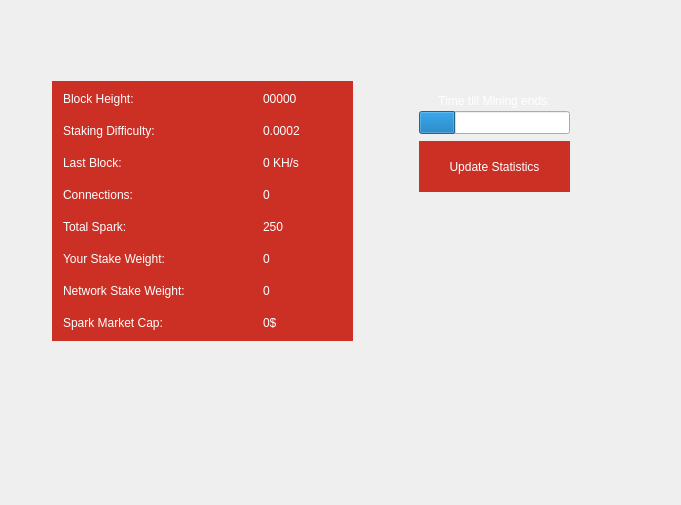
<?xml version="1.0" encoding="UTF-8"?>
<ui version="4.0">
 <class>StatisticsPage</class>
 <widget class="QWidget" name="StatisticsPage">
  <property name="windowModality">
   <enum>Qt::NonModal</enum>
  </property>
  <property name="geometry">
   <rect>
    <x>0</x>
    <y>0</y>
    <width>681</width>
    <height>505</height>
   </rect>
  </property>
  <property name="windowTitle">
   <string>Digging</string>
  </property>
  <property name="styleSheet">
   <string notr="true">color:#505050;
font-family:'Proxima Nova Rg';</string>
  </property>
  <layout class="QGridLayout" name="gridLayout">
   <property name="sizeConstraint">
    <enum>QLayout::SetMaximumSize</enum>
   </property>
   <property name="leftMargin">
    <number>52</number>
   </property>
   <property name="rightMargin">
    <number>22</number>
   </property>
   <item row="5" column="0">
    <widget class="QFrame" name="gridFrame_2">
     <property name="styleSheet">
      <string notr="true">background-color:#cc2f24;</string>
     </property>
     <layout class="QGridLayout" name="gridLayout_4">
      <item row="0" column="0" rowspan="4">
       <layout class="QFormLayout" name="formLayout_2">
        <property name="fieldGrowthPolicy">
         <enum>QFormLayout::FieldsStayAtSizeHint</enum>
        </property>
        <property name="horizontalSpacing">
         <number>78</number>
        </property>
        <property name="verticalSpacing">
         <number>18</number>
        </property>
        <property name="rightMargin">
         <number>0</number>
        </property>
        <item row="1" column="0">
         <widget class="QLabel" name="label_14">
          <property name="styleSheet">
           <string notr="true">color:white;font-family: Segoe UI;</string>
          </property>
          <property name="text">
           <string>&lt;html&gt;&lt;head/&gt;&lt;body&gt;&lt;p&gt;Block Height:&lt;/p&gt;&lt;/body&gt;&lt;/html&gt;</string>
          </property>
         </widget>
        </item>
        <item row="1" column="1">
         <widget class="QLabel" name="heightBox">
          <property name="styleSheet">
           <string notr="true">color:white;font-family: Segoe UI;</string>
          </property>
          <property name="text">
           <string>00000</string>
          </property>
         </widget>
        </item>
        <item row="2" column="0">
         <widget class="QLabel" name="label_9">
          <property name="styleSheet">
           <string notr="true">color:white;font-family: Segoe UI;</string>
          </property>
          <property name="text">
           <string>&lt;html&gt;&lt;head/&gt;&lt;body&gt;&lt;p&gt;Staking Difficulty:&lt;/p&gt;&lt;/body&gt;&lt;/html&gt;</string>
          </property>
         </widget>
        </item>
        <item row="2" column="1">
         <widget class="QLabel" name="diffBox2">
          <property name="styleSheet">
           <string notr="true">color:white;font-family: Segoe UI;</string>
          </property>
          <property name="text">
           <string>0.0002</string>
          </property>
         </widget>
        </item>
        <item row="3" column="0">
         <widget class="QLabel" name="label3_2">
          <property name="sizePolicy">
           <sizepolicy hsizetype="Preferred" vsizetype="Maximum">
            <horstretch>0</horstretch>
            <verstretch>0</verstretch>
           </sizepolicy>
          </property>
          <property name="styleSheet">
           <string notr="true">color:white;font-family: Segoe UI;</string>
          </property>
          <property name="text">
           <string>&lt;html&gt;&lt;head/&gt;&lt;body&gt;&lt;p&gt;Last Block:&lt;/p&gt;&lt;/body&gt;&lt;/html&gt;</string>
          </property>
         </widget>
        </item>
        <item row="3" column="1">
         <widget class="QLabel" name="localBox">
          <property name="styleSheet">
           <string notr="true">color:white;font-family: Segoe UI;</string>
          </property>
          <property name="text">
           <string>0 KH/s</string>
          </property>
         </widget>
        </item>
        <item row="4" column="0">
         <widget class="QLabel" name="label1_2">
          <property name="styleSheet">
           <string notr="true">color:white;font-family: Segoe UI;</string>
          </property>
          <property name="text">
           <string>&lt;html&gt;&lt;head/&gt;&lt;body&gt;&lt;p&gt;Connections:&lt;/p&gt;&lt;/body&gt;&lt;/html&gt;</string>
          </property>
         </widget>
        </item>
        <item row="4" column="1">
         <widget class="QLabel" name="connectionBox">
          <property name="toolTip">
           <string/>
          </property>
          <property name="styleSheet">
           <string notr="true">color:white;font-family: Segoe UI;</string>
          </property>
          <property name="text">
           <string>0</string>
          </property>
         </widget>
        </item>
        <item row="5" column="0">
         <widget class="QLabel" name="label_8">
          <property name="styleSheet">
           <string notr="true">color:white;font-family: Segoe UI;</string>
          </property>
          <property name="text">
           <string>&lt;html&gt;&lt;head/&gt;&lt;body&gt;&lt;p&gt;Total Spark:&lt;/p&gt;&lt;/body&gt;&lt;/html&gt;</string>
          </property>
         </widget>
        </item>
        <item row="5" column="1">
         <widget class="QLabel" name="volumeBox">
          <property name="toolTip">
           <string/>
          </property>
          <property name="styleSheet">
           <string notr="true">color:white;font-family: Segoe UI;</string>
          </property>
          <property name="text">
           <string>250</string>
          </property>
         </widget>
        </item>
        <item row="6" column="0">
         <widget class="QLabel" name="label_10">
          <property name="styleSheet">
           <string notr="true">color:white;font-family: Segoe UI;</string>
          </property>
          <property name="text">
           <string>&lt;html&gt;&lt;head/&gt;&lt;body&gt;&lt;p&gt;Your Stake Weight:&lt;/p&gt;&lt;/body&gt;&lt;/html&gt;</string>
          </property>
         </widget>
        </item>
        <item row="6" column="1">
         <widget class="QLabel" name="minBox">
          <property name="toolTip">
           <string/>
          </property>
          <property name="styleSheet">
           <string notr="true">color:white;font-family: Segoe UI;</string>
          </property>
          <property name="text">
           <string>0</string>
          </property>
         </widget>
        </item>
        <item row="7" column="0">
         <widget class="QLabel" name="label_11">
          <property name="styleSheet">
           <string notr="true">color:white;font-family: Segoe UI;</string>
          </property>
          <property name="text">
           <string>&lt;html&gt;&lt;head/&gt;&lt;body&gt;&lt;p&gt;Network Stake Weight:&lt;/p&gt;&lt;/body&gt;&lt;/html&gt;</string>
          </property>
         </widget>
        </item>
        <item row="7" column="1">
         <widget class="QLabel" name="maxBox">
          <property name="toolTip">
           <string/>
          </property>
          <property name="styleSheet">
           <string notr="true">color:white;font-family: Segoe UI;</string>
          </property>
          <property name="text">
           <string>0</string>
          </property>
         </widget>
        </item>
        <item row="8" column="0">
         <widget class="QLabel" name="label_17">
          <property name="styleSheet">
           <string notr="true">color:white;font-family: Segoe UI;</string>
          </property>
          <property name="text">
           <string>&lt;html&gt;&lt;head/&gt;&lt;body&gt;&lt;p&gt;Spark Market Cap:&lt;/p&gt;&lt;/body&gt;&lt;/html&gt;</string>
          </property>
         </widget>
        </item>
        <item row="8" column="1">
         <widget class="QLabel" name="marketcap">
          <property name="toolTip">
           <string/>
          </property>
          <property name="styleSheet">
           <string notr="true">color:white;font-family: Segoe UI;</string>
          </property>
          <property name="text">
           <string>0$</string>
          </property>
         </widget>
        </item>
       </layout>
      </item>
     </layout>
    </widget>
   </item>
   <item row="1" column="0" colspan="2">
    <layout class="QVBoxLayout" name="verticalLayout">
     <item>
      <widget class="QLabel" name="label_2">
       <property name="text">
        <string>&lt;html&gt;&lt;head/&gt;&lt;body&gt;&lt;p align=&quot;center&quot;&gt;&lt;img src=&quot;:/icons/res/icons/statisticst.png&quot;/&gt;&lt;/p&gt;&lt;/body&gt;&lt;/html&gt;</string>
       </property>
      </widget>
     </item>
    </layout>
   </item>
   <item row="0" column="0" colspan="2">
    <spacer name="verticalSpacer_3">
     <property name="orientation">
      <enum>Qt::Vertical</enum>
     </property>
     <property name="sizeType">
      <enum>QSizePolicy::Fixed</enum>
     </property>
     <property name="sizeHint" stdset="0">
      <size>
       <width>20</width>
       <height>10</height>
      </size>
     </property>
    </spacer>
   </item>
   <item row="2" column="0" colspan="2">
    <spacer name="verticalSpacer_2">
     <property name="orientation">
      <enum>Qt::Vertical</enum>
     </property>
     <property name="sizeType">
      <enum>QSizePolicy::Fixed</enum>
     </property>
     <property name="sizeHint" stdset="0">
      <size>
       <width>20</width>
       <height>40</height>
      </size>
     </property>
    </spacer>
   </item>
   <item row="6" column="0">
    <spacer name="verticalSpacer">
     <property name="orientation">
      <enum>Qt::Vertical</enum>
     </property>
     <property name="sizeHint" stdset="0">
      <size>
       <width>20</width>
       <height>10</height>
      </size>
     </property>
    </spacer>
   </item>
   <item row="5" column="1" rowspan="2">
    <widget class="QFrame" name="frame">
     <property name="minimumSize">
      <size>
       <width>260</width>
       <height>0</height>
      </size>
     </property>
     <widget class="QPushButton" name="startButton">
      <property name="geometry">
       <rect>
        <x>60</x>
        <y>60</y>
        <width>151</width>
        <height>51</height>
       </rect>
      </property>
      <property name="sizePolicy">
       <sizepolicy hsizetype="Fixed" vsizetype="Fixed">
        <horstretch>0</horstretch>
        <verstretch>0</verstretch>
       </sizepolicy>
      </property>
      <property name="minimumSize">
       <size>
        <width>120</width>
        <height>40</height>
       </size>
      </property>
      <property name="styleSheet">
       <string notr="true">border:0;color:white;background-color:#cc2f24;font-family: Segoe UI;</string>
      </property>
      <property name="text">
       <string>Update Statistics</string>
      </property>
     </widget>
     <widget class="QProgressBar" name="progressBar">
      <property name="geometry">
       <rect>
        <x>60</x>
        <y>30</y>
        <width>151</width>
        <height>23</height>
       </rect>
      </property>
      <property name="value">
       <number>24</number>
      </property>
      <property name="textVisible">
       <bool>false</bool>
      </property>
     </widget>
     <widget class="QLabel" name="cBox">
      <property name="geometry">
       <rect>
        <x>60</x>
        <y>10</y>
        <width>151</width>
        <height>20</height>
       </rect>
      </property>
      <property name="styleSheet">
       <string notr="true">color:white;font-family: Segoe UI;</string>
      </property>
      <property name="text">
       <string>&lt;html&gt;&lt;head/&gt;&lt;body&gt;&lt;p align=&quot;center&quot;&gt;Time till Mining ends:&lt;/p&gt;&lt;/body&gt;&lt;/html&gt;</string>
      </property>
     </widget>
    </widget>
   </item>
  </layout>
 </widget>
 <layoutdefault spacing="6" margin="11"/>
 <resources/>
 <connections/>
</ui>
